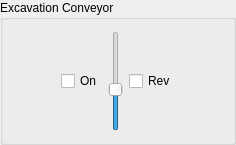
          <widget class="QGroupBox" name="groupBox_6">
           <property name="sizePolicy">
            <sizepolicy hsizetype="Preferred" vsizetype="Preferred">
             <horstretch>1</horstretch>
             <verstretch>1</verstretch>
            </sizepolicy>
           </property>
           <property name="focusPolicy">
            <enum>Qt::NoFocus</enum>
           </property>
           <property name="title">
            <string>Excavation Conveyor</string>
           </property>
           <layout class="QHBoxLayout" name="horizontalLayout_26">
            <item>
             <spacer name="horizontalSpacer">
              <property name="focusPolicy">
               <enum>Qt::NoFocus</enum>
              </property>
              <property name="orientation">
               <enum>Qt::Horizontal</enum>
              </property>
              <property name="sizeHint" stdset="0">
               <size>
                <width>47</width>
                <height>20</height>
               </size>
              </property>
             </spacer>
            </item>
            <item>
             <layout class="QVBoxLayout" name="verticalLayout_28">
              <item>
               <spacer name="verticalSpacer_20">
                <property name="focusPolicy">
                 <enum>Qt::NoFocus</enum>
                </property>
                <property name="orientation">
                 <enum>Qt::Vertical</enum>
                </property>
                <property name="sizeHint" stdset="0">
                 <size>
                  <width>20</width>
                  <height>40</height>
                 </size>
                </property>
               </spacer>
              </item>
              <item>
               <widget class="QCheckBox" name="checkBox_ExcavationConveyor">
                <property name="focusPolicy">
                 <enum>Qt::NoFocus</enum>
                </property>
                <property name="text">
                 <string>On</string>
                </property>
               </widget>
              </item>
              <item>
               <spacer name="verticalSpacer_21">
                <property name="focusPolicy">
                 <enum>Qt::NoFocus</enum>
                </property>
                <property name="orientation">
                 <enum>Qt::Vertical</enum>
                </property>
                <property name="sizeHint" stdset="0">
                 <size>
                  <width>20</width>
                  <height>40</height>
                 </size>
                </property>
               </spacer>
              </item>
             </layout>
            </item>
            <item>
             <widget class="QSlider" name="slider_ExcavationConveyor">
              <property name="focusPolicy">
               <enum>Qt::NoFocus</enum>
              </property>
              <property name="minimum">
               <number>0</number>
              </property>
              <property name="maximum">
               <number>100</number>
              </property>
              <property name="value">
               <number>40</number>
              </property>
              <property name="orientation">
               <enum>Qt::Vertical</enum>
              </property>
             </widget>
            </item>
            <item>
             <widget class="QCheckBox" name="checkBox_ExcavationConveyorReverse">
              <property name="text">
               <string>Rev</string>
              </property>
             </widget>
            </item>
            <item>
             <spacer name="horizontalSpacer_2">
              <property name="focusPolicy">
               <enum>Qt::NoFocus</enum>
              </property>
              <property name="orientation">
               <enum>Qt::Horizontal</enum>
              </property>
              <property name="sizeHint" stdset="0">
               <size>
                <width>46</width>
                <height>20</height>
               </size>
              </property>
             </spacer>
            </item>
           </layout>
          </widget>
